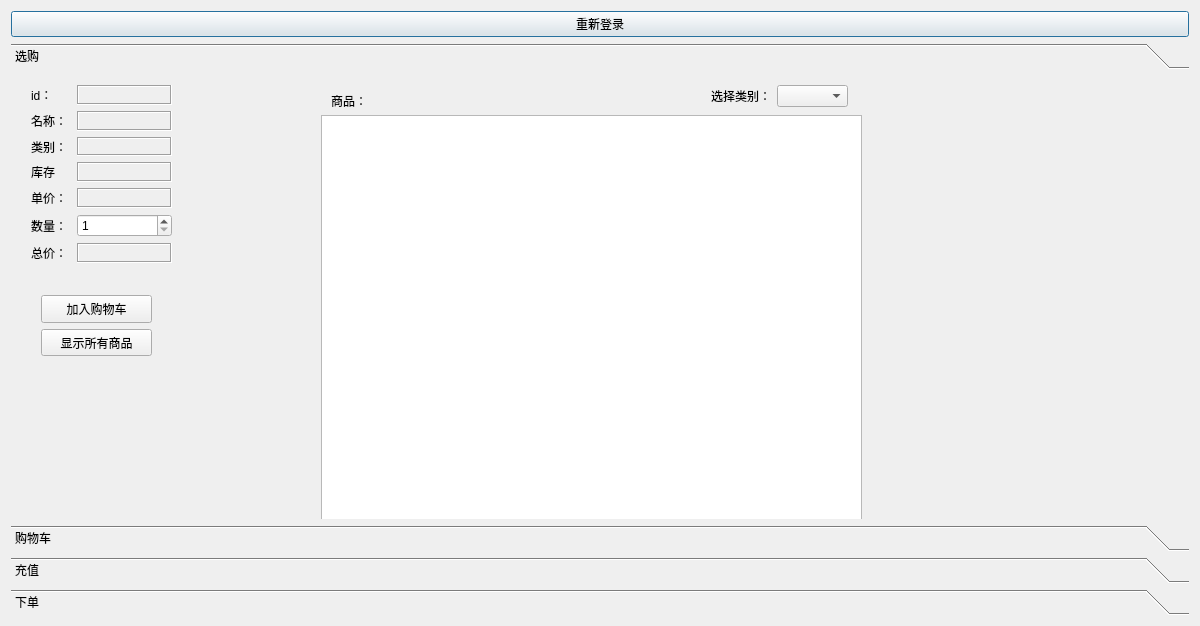
<?xml version="1.0" encoding="UTF-8"?>
<ui version="4.0">
 <class>MyClient</class>
 <widget class="QDialog" name="MyClient">
  <property name="geometry">
   <rect>
    <x>0</x>
    <y>0</y>
    <width>1200</width>
    <height>626</height>
   </rect>
  </property>
  <property name="windowTitle">
   <string>客户界面</string>
  </property>
  <layout class="QVBoxLayout" name="verticalLayout_4">
   <item>
    <widget class="QPushButton" name="loginAgain">
     <property name="text">
      <string>重新登录</string>
     </property>
    </widget>
   </item>
   <item>
    <widget class="QToolBox" name="toolBox">
     <property name="frameShadow">
      <enum>QFrame::Sunken</enum>
     </property>
     <widget class="QWidget" name="toolBoxPage1">
      <property name="geometry">
       <rect>
        <x>0</x>
        <y>0</y>
        <width>1182</width>
        <height>475</height>
       </rect>
      </property>
      <attribute name="label">
       <string>选购</string>
      </attribute>
      <widget class="QLabel" name="label_13">
       <property name="geometry">
        <rect>
         <x>530</x>
         <y>100</y>
         <width>54</width>
         <height>12</height>
        </rect>
       </property>
       <property name="text">
        <string/>
       </property>
      </widget>
      <widget class="QTableView" name="tableView">
       <property name="geometry">
        <rect>
         <x>310</x>
         <y>40</y>
         <width>541</width>
         <height>411</height>
        </rect>
       </property>
       <attribute name="horizontalHeaderDefaultSectionSize">
        <number>120</number>
       </attribute>
       <attribute name="horizontalHeaderHighlightSections">
        <bool>false</bool>
       </attribute>
       <attribute name="verticalHeaderStretchLastSection">
        <bool>true</bool>
       </attribute>
      </widget>
      <widget class="QLabel" name="label_14">
       <property name="geometry">
        <rect>
         <x>320</x>
         <y>20</y>
         <width>54</width>
         <height>12</height>
        </rect>
       </property>
       <property name="text">
        <string>商品：</string>
       </property>
      </widget>
      <widget class="QWidget" name="layoutWidget">
       <property name="geometry">
        <rect>
         <x>30</x>
         <y>220</y>
         <width>111</width>
         <height>61</height>
        </rect>
       </property>
       <layout class="QVBoxLayout" name="verticalLayout_2">
        <item>
         <widget class="QPushButton" name="addShoppingCart">
          <property name="sizePolicy">
           <sizepolicy hsizetype="Minimum" vsizetype="Preferred">
            <horstretch>0</horstretch>
            <verstretch>0</verstretch>
           </sizepolicy>
          </property>
          <property name="minimumSize">
           <size>
            <width>80</width>
            <height>0</height>
           </size>
          </property>
          <property name="baseSize">
           <size>
            <width>60</width>
            <height>20</height>
           </size>
          </property>
          <property name="text">
           <string>加入购物车</string>
          </property>
         </widget>
        </item>
        <item>
         <widget class="QPushButton" name="pushButton">
          <property name="sizePolicy">
           <sizepolicy hsizetype="Minimum" vsizetype="Preferred">
            <horstretch>0</horstretch>
            <verstretch>0</verstretch>
           </sizepolicy>
          </property>
          <property name="text">
           <string>显示所有商品</string>
          </property>
         </widget>
        </item>
       </layout>
      </widget>
      <widget class="QWidget" name="">
       <property name="geometry">
        <rect>
         <x>700</x>
         <y>10</y>
         <width>137</width>
         <height>22</height>
        </rect>
       </property>
       <layout class="QHBoxLayout" name="horizontalLayout_7">
        <item>
         <widget class="QLabel" name="label_11">
          <property name="text">
           <string>选择类别：</string>
          </property>
         </widget>
        </item>
        <item>
         <widget class="QComboBox" name="comboBox"/>
        </item>
       </layout>
      </widget>
      <widget class="QWidget" name="">
       <property name="geometry">
        <rect>
         <x>20</x>
         <y>10</y>
         <width>141</width>
         <height>178</height>
        </rect>
       </property>
       <layout class="QVBoxLayout" name="verticalLayout">
        <item>
         <layout class="QHBoxLayout" name="horizontalLayout_8">
          <item>
           <widget class="QLabel" name="label_8">
            <property name="minimumSize">
             <size>
              <width>40</width>
              <height>0</height>
             </size>
            </property>
            <property name="maximumSize">
             <size>
              <width>40</width>
              <height>16777215</height>
             </size>
            </property>
            <property name="text">
             <string>id：</string>
            </property>
           </widget>
          </item>
          <item>
           <widget class="QLabel" name="id">
            <property name="frameShape">
             <enum>QFrame::Box</enum>
            </property>
            <property name="frameShadow">
             <enum>QFrame::Sunken</enum>
            </property>
            <property name="text">
             <string/>
            </property>
           </widget>
          </item>
         </layout>
        </item>
        <item>
         <layout class="QHBoxLayout" name="horizontalLayout_2">
          <item>
           <widget class="QLabel" name="label_3">
            <property name="minimumSize">
             <size>
              <width>40</width>
              <height>0</height>
             </size>
            </property>
            <property name="maximumSize">
             <size>
              <width>40</width>
              <height>16777215</height>
             </size>
            </property>
            <property name="lineWidth">
             <number>6</number>
            </property>
            <property name="text">
             <string>名称：</string>
            </property>
           </widget>
          </item>
          <item>
           <widget class="QLabel" name="name">
            <property name="frameShape">
             <enum>QFrame::Box</enum>
            </property>
            <property name="frameShadow">
             <enum>QFrame::Sunken</enum>
            </property>
            <property name="text">
             <string/>
            </property>
           </widget>
          </item>
         </layout>
        </item>
        <item>
         <layout class="QHBoxLayout" name="horizontalLayout">
          <item>
           <widget class="QLabel" name="label_2">
            <property name="minimumSize">
             <size>
              <width>40</width>
              <height>0</height>
             </size>
            </property>
            <property name="maximumSize">
             <size>
              <width>40</width>
              <height>16777215</height>
             </size>
            </property>
            <property name="text">
             <string>类别：</string>
            </property>
           </widget>
          </item>
          <item>
           <widget class="QLabel" name="label_20">
            <property name="frameShape">
             <enum>QFrame::Box</enum>
            </property>
            <property name="frameShadow">
             <enum>QFrame::Sunken</enum>
            </property>
            <property name="text">
             <string/>
            </property>
           </widget>
          </item>
         </layout>
        </item>
        <item>
         <layout class="QHBoxLayout" name="horizontalLayout_4">
          <item>
           <widget class="QLabel" name="label_5">
            <property name="minimumSize">
             <size>
              <width>40</width>
              <height>0</height>
             </size>
            </property>
            <property name="maximumSize">
             <size>
              <width>40</width>
              <height>16777215</height>
             </size>
            </property>
            <property name="text">
             <string>库存</string>
            </property>
           </widget>
          </item>
          <item>
           <widget class="QLabel" name="stock">
            <property name="frameShape">
             <enum>QFrame::Box</enum>
            </property>
            <property name="frameShadow">
             <enum>QFrame::Sunken</enum>
            </property>
            <property name="text">
             <string/>
            </property>
           </widget>
          </item>
         </layout>
        </item>
        <item>
         <layout class="QHBoxLayout" name="horizontalLayout_3">
          <item>
           <widget class="QLabel" name="label_4">
            <property name="minimumSize">
             <size>
              <width>40</width>
              <height>0</height>
             </size>
            </property>
            <property name="maximumSize">
             <size>
              <width>40</width>
              <height>16777215</height>
             </size>
            </property>
            <property name="text">
             <string>单价：</string>
            </property>
           </widget>
          </item>
          <item>
           <widget class="QLabel" name="price">
            <property name="frameShape">
             <enum>QFrame::Box</enum>
            </property>
            <property name="frameShadow">
             <enum>QFrame::Sunken</enum>
            </property>
            <property name="text">
             <string/>
            </property>
           </widget>
          </item>
         </layout>
        </item>
        <item>
         <layout class="QHBoxLayout" name="horizontalLayout_5">
          <item>
           <widget class="QLabel" name="label_6">
            <property name="minimumSize">
             <size>
              <width>40</width>
              <height>0</height>
             </size>
            </property>
            <property name="maximumSize">
             <size>
              <width>40</width>
              <height>16777215</height>
             </size>
            </property>
            <property name="text">
             <string>数量：</string>
            </property>
           </widget>
          </item>
          <item>
           <widget class="QSpinBox" name="spinBox">
            <property name="minimum">
             <number>1</number>
            </property>
           </widget>
          </item>
         </layout>
        </item>
        <item>
         <layout class="QHBoxLayout" name="horizontalLayout_6">
          <item>
           <widget class="QLabel" name="label_7">
            <property name="minimumSize">
             <size>
              <width>40</width>
              <height>0</height>
             </size>
            </property>
            <property name="maximumSize">
             <size>
              <width>40</width>
              <height>16777215</height>
             </size>
            </property>
            <property name="text">
             <string>总价：</string>
            </property>
           </widget>
          </item>
          <item>
           <widget class="QLabel" name="sum">
            <property name="frameShape">
             <enum>QFrame::Box</enum>
            </property>
            <property name="frameShadow">
             <enum>QFrame::Sunken</enum>
            </property>
            <property name="text">
             <string/>
            </property>
           </widget>
          </item>
         </layout>
        </item>
       </layout>
      </widget>
     </widget>
     <widget class="QWidget" name="toolBoxPage2">
      <property name="geometry">
       <rect>
        <x>0</x>
        <y>0</y>
        <width>1182</width>
        <height>475</height>
       </rect>
      </property>
      <property name="minimumSize">
       <size>
        <width>0</width>
        <height>200</height>
       </size>
      </property>
      <attribute name="label">
       <string>购物车</string>
      </attribute>
      <widget class="QWidget" name="verticalLayoutWidget">
       <property name="geometry">
        <rect>
         <x>10</x>
         <y>10</y>
         <width>351</width>
         <height>441</height>
        </rect>
       </property>
       <layout class="QVBoxLayout" name="verticalLayout_3">
        <item>
         <layout class="QHBoxLayout" name="horizontalLayout_10">
          <item>
           <widget class="QLabel" name="label_10">
            <property name="text">
             <string>buy</string>
            </property>
           </widget>
          </item>
          <item>
           <widget class="QLabel" name="label_17">
            <property name="maximumSize">
             <size>
              <width>16777215</width>
              <height>30</height>
             </size>
            </property>
            <property name="text">
             <string>goods_name</string>
            </property>
           </widget>
          </item>
          <item>
           <widget class="QLabel" name="label_9">
            <property name="text">
             <string>amount</string>
            </property>
           </widget>
          </item>
          <item>
           <widget class="QLabel" name="label_18">
            <property name="text">
             <string>sumMoney</string>
            </property>
           </widget>
          </item>
         </layout>
        </item>
        <item>
         <widget class="QScrollArea" name="scrollArea">
          <property name="sizePolicy">
           <sizepolicy hsizetype="Expanding" vsizetype="Expanding">
            <horstretch>0</horstretch>
            <verstretch>0</verstretch>
           </sizepolicy>
          </property>
          <property name="minimumSize">
           <size>
            <width>0</width>
            <height>400</height>
           </size>
          </property>
          <property name="maximumSize">
           <size>
            <width>16777215</width>
            <height>500</height>
           </size>
          </property>
          <property name="widgetResizable">
           <bool>true</bool>
          </property>
          <widget class="QWidget" name="scrollAreaWidgetContents">
           <property name="geometry">
            <rect>
             <x>0</x>
             <y>0</y>
             <width>347</width>
             <height>417</height>
            </rect>
           </property>
           <property name="minimumSize">
            <size>
             <width>0</width>
             <height>200</height>
            </size>
           </property>
           <property name="maximumSize">
            <size>
             <width>16777215</width>
             <height>16777215</height>
            </size>
           </property>
          </widget>
         </widget>
        </item>
       </layout>
      </widget>
      <widget class="QWidget" name="">
       <property name="geometry">
        <rect>
         <x>420</x>
         <y>260</y>
         <width>77</width>
         <height>54</height>
        </rect>
       </property>
       <layout class="QVBoxLayout" name="verticalLayout_5">
        <item>
         <widget class="QPushButton" name="Btn_buy">
          <property name="text">
           <string>下单</string>
          </property>
         </widget>
        </item>
        <item>
         <widget class="QPushButton" name="Btn_delete">
          <property name="text">
           <string>删除</string>
          </property>
         </widget>
        </item>
       </layout>
      </widget>
     </widget>
     <widget class="QWidget" name="page">
      <property name="geometry">
       <rect>
        <x>0</x>
        <y>0</y>
        <width>1182</width>
        <height>475</height>
       </rect>
      </property>
      <attribute name="label">
       <string>充值</string>
      </attribute>
      <widget class="QWidget" name="">
       <property name="geometry">
        <rect>
         <x>230</x>
         <y>10</y>
         <width>231</width>
         <height>261</height>
        </rect>
       </property>
       <layout class="QVBoxLayout" name="verticalLayout_6">
        <item>
         <layout class="QHBoxLayout" name="horizontalLayout_15">
          <item>
           <widget class="QLabel" name="label_15">
            <property name="minimumSize">
             <size>
              <width>70</width>
              <height>0</height>
             </size>
            </property>
            <property name="text">
             <string>充值金额：</string>
            </property>
           </widget>
          </item>
          <item>
           <widget class="QLineEdit" name="ChargeMoney"/>
          </item>
         </layout>
        </item>
        <item>
         <spacer name="verticalSpacer">
          <property name="orientation">
           <enum>Qt::Vertical</enum>
          </property>
          <property name="sizeHint" stdset="0">
           <size>
            <width>20</width>
            <height>40</height>
           </size>
          </property>
         </spacer>
        </item>
        <item>
         <layout class="QHBoxLayout" name="horizontalLayout_9">
          <item>
           <widget class="QLabel" name="label">
            <property name="minimumSize">
             <size>
              <width>70</width>
              <height>0</height>
             </size>
            </property>
            <property name="maximumSize">
             <size>
              <width>70</width>
              <height>16777215</height>
             </size>
            </property>
            <property name="text">
             <string>当前余额</string>
            </property>
           </widget>
          </item>
          <item>
           <widget class="QLabel" name="remaining">
            <property name="text">
             <string/>
            </property>
           </widget>
          </item>
         </layout>
        </item>
        <item>
         <spacer name="verticalSpacer_2">
          <property name="orientation">
           <enum>Qt::Vertical</enum>
          </property>
          <property name="sizeHint" stdset="0">
           <size>
            <width>20</width>
            <height>40</height>
           </size>
          </property>
         </spacer>
        </item>
        <item>
         <widget class="QPushButton" name="charge">
          <property name="sizePolicy">
           <sizepolicy hsizetype="Minimum" vsizetype="Preferred">
            <horstretch>0</horstretch>
            <verstretch>0</verstretch>
           </sizepolicy>
          </property>
          <property name="text">
           <string>充值</string>
          </property>
         </widget>
        </item>
       </layout>
      </widget>
     </widget>
     <widget class="QWidget" name="page_2">
      <property name="geometry">
       <rect>
        <x>0</x>
        <y>0</y>
        <width>1182</width>
        <height>475</height>
       </rect>
      </property>
      <attribute name="label">
       <string>下单</string>
      </attribute>
      <widget class="QWidget" name="">
       <property name="geometry">
        <rect>
         <x>170</x>
         <y>0</y>
         <width>179</width>
         <height>315</height>
        </rect>
       </property>
       <layout class="QVBoxLayout" name="verticalLayout_7">
        <item>
         <layout class="QHBoxLayout" name="horizontalLayout_11">
          <item>
           <widget class="QLabel" name="label_16">
            <property name="minimumSize">
             <size>
              <width>70</width>
              <height>0</height>
             </size>
            </property>
            <property name="maximumSize">
             <size>
              <width>70</width>
              <height>16777215</height>
             </size>
            </property>
            <property name="text">
             <string>地址：</string>
            </property>
           </widget>
          </item>
          <item>
           <widget class="QLineEdit" name="address"/>
          </item>
         </layout>
        </item>
        <item>
         <spacer name="verticalSpacer_3">
          <property name="orientation">
           <enum>Qt::Vertical</enum>
          </property>
          <property name="sizeHint" stdset="0">
           <size>
            <width>20</width>
            <height>40</height>
           </size>
          </property>
         </spacer>
        </item>
        <item>
         <layout class="QHBoxLayout" name="horizontalLayout_12">
          <item>
           <widget class="QLabel" name="label_19">
            <property name="minimumSize">
             <size>
              <width>70</width>
              <height>0</height>
             </size>
            </property>
            <property name="maximumSize">
             <size>
              <width>70</width>
              <height>16777215</height>
             </size>
            </property>
            <property name="text">
             <string>原价：</string>
            </property>
           </widget>
          </item>
          <item>
           <widget class="QLabel" name="original_cost">
            <property name="frameShape">
             <enum>QFrame::Box</enum>
            </property>
            <property name="frameShadow">
             <enum>QFrame::Sunken</enum>
            </property>
            <property name="text">
             <string/>
            </property>
           </widget>
          </item>
         </layout>
        </item>
        <item>
         <spacer name="verticalSpacer_4">
          <property name="orientation">
           <enum>Qt::Vertical</enum>
          </property>
          <property name="sizeHint" stdset="0">
           <size>
            <width>20</width>
            <height>40</height>
           </size>
          </property>
         </spacer>
        </item>
        <item>
         <layout class="QHBoxLayout" name="horizontalLayout_13">
          <item>
           <widget class="QLabel" name="label_21">
            <property name="minimumSize">
             <size>
              <width>70</width>
              <height>0</height>
             </size>
            </property>
            <property name="maximumSize">
             <size>
              <width>70</width>
              <height>16777215</height>
             </size>
            </property>
            <property name="text">
             <string>使用的优惠：</string>
            </property>
           </widget>
          </item>
          <item>
           <widget class="QLabel" name="discount_kind">
            <property name="frameShape">
             <enum>QFrame::Box</enum>
            </property>
            <property name="frameShadow">
             <enum>QFrame::Sunken</enum>
            </property>
            <property name="text">
             <string/>
            </property>
           </widget>
          </item>
         </layout>
        </item>
        <item>
         <spacer name="verticalSpacer_5">
          <property name="orientation">
           <enum>Qt::Vertical</enum>
          </property>
          <property name="sizeHint" stdset="0">
           <size>
            <width>20</width>
            <height>40</height>
           </size>
          </property>
         </spacer>
        </item>
        <item>
         <layout class="QHBoxLayout" name="horizontalLayout_14">
          <item>
           <widget class="QLabel" name="label_23">
            <property name="minimumSize">
             <size>
              <width>70</width>
              <height>0</height>
             </size>
            </property>
            <property name="maximumSize">
             <size>
              <width>70</width>
              <height>16777215</height>
             </size>
            </property>
            <property name="text">
             <string>折扣价：</string>
            </property>
           </widget>
          </item>
          <item>
           <widget class="QLabel" name="discounted_cost">
            <property name="frameShape">
             <enum>QFrame::Box</enum>
            </property>
            <property name="frameShadow">
             <enum>QFrame::Sunken</enum>
            </property>
            <property name="text">
             <string/>
            </property>
           </widget>
          </item>
         </layout>
        </item>
        <item>
         <spacer name="verticalSpacer_6">
          <property name="orientation">
           <enum>Qt::Vertical</enum>
          </property>
          <property name="sizeHint" stdset="0">
           <size>
            <width>20</width>
            <height>40</height>
           </size>
          </property>
         </spacer>
        </item>
        <item>
         <widget class="QPushButton" name="pushButton_2">
          <property name="text">
           <string>确定下单</string>
          </property>
         </widget>
        </item>
       </layout>
      </widget>
     </widget>
    </widget>
   </item>
  </layout>
 </widget>
 <resources/>
 <connections/>
</ui>
